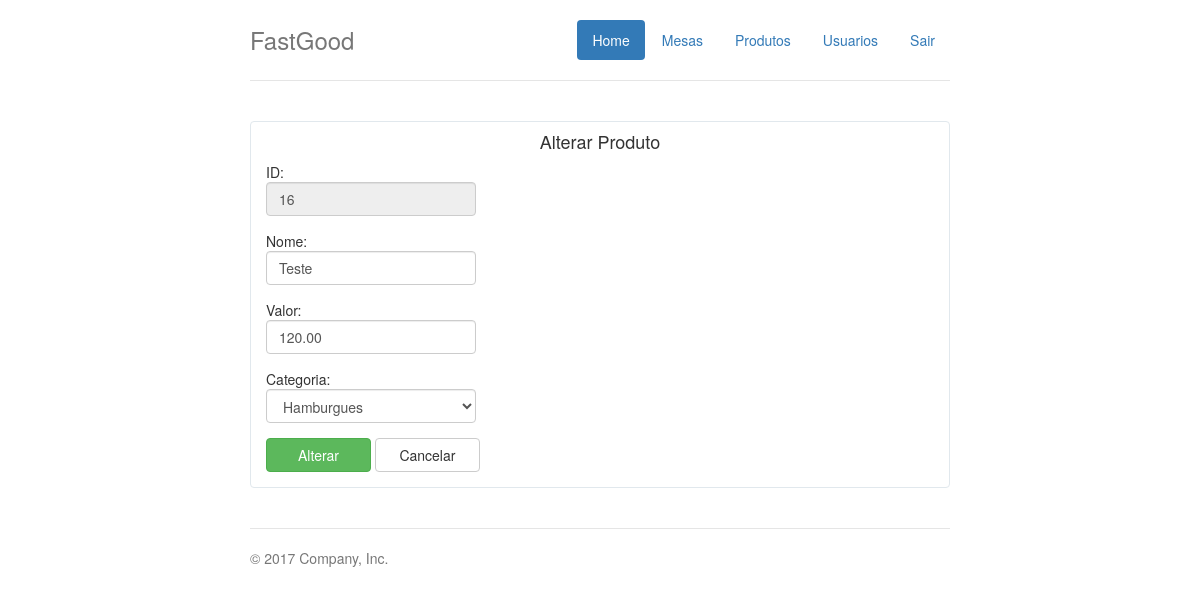
/alterar_produto.php?pro_id=16, run on the app's committed database.
### tables this page shows
CREATE TABLE IF NOT EXISTS `tab_prod` (
  `pro_id` int(11) NOT NULL,
  `pro_nome` varchar(250) NOT NULL,
  `pro_foto` varchar(50) NOT NULL,
  `valor` decimal(10,2) NOT NULL,
  `categoria` varchar(250) NOT NULL,
  `data` date NOT NULL
);

### alterar_produto.php (the view, shortened to what this page needs)
<?php
  require_once 'connect_db.php';
?>
<!DOCTYPE html>
<html>
<head>
  <link href="bootstrap/css/bootstrap.min.css" rel="stylesheet">
  <link href="bootstrap/css/bootstrap.css" rel="stylesheet">
    <link rel="stylesheet" href="css/style.css">
</head>
<body>
<div class="container">
<?php include "menu.php" ?>
  <div class="row marketing" style=" border: 1px solid rgb(225, 232, 237); border-radius: 4px;">
   <h4 class="text-center">Alterar Produto</h4>
    <div class="col-lg-6">
		  <form action="includes/altera_produto.php" enctype="multipart/form-data" method="post" class="form-group">
      <?php
        $pro_id = $_GET['pro_id'];
        $resultado = mysql_query("SELECT * FROM tab_prod where pro_id = $pro_id",$dbconn);
        if ($resultado) {
        while ($row = mysql_fetch_assoc($resultado)) {
          ?>
        ID:
        <div class="form-group">
        <input readonly="true" type="text" class="form-control" style="width:210px;" name="pro_id" value="<?php echo $row['pro_id']?>"/></div>
				Nome:
				<div class="form-group">
				<input type="text" name="pro_nome" class="form-control" style="width:210px;" value="<?php echo $row['pro_nome']?>" required></div>
				Valor:
				<div class="form-group">
				<input type="text" name="valor" class="form-control" style="width:210px;" value="<?php echo $row['valor']?>" required></div>
        Categoria:
        <div class="form-group">
				<select name="categoria" class="form-control"  style="width:210px;" value="<?php echo $row['categoria']?>">
          <option>Hamburgues</option>
				</select></div>
				<input type="submit" class="btn btn-success" style="width:105px;" value="Alterar" name="alterar">
        <input type="button" class="btn btn-default" style="width:105px;" value="Cancelar"
          onclick="window.location='ver_produto.php';" />
        <?php
            }
          }
        ?>
			</form>
        </div>
      </div>
      <footer class="footer">
        <p>&copy; 2017 Company, Inc.</p>
      </footer>
    </div>
</body>
</html>

### css/style.css (style rules this page uses)
body { padding-top: 20px; padding-bottom: 20px; }
.header, .marketing, .footer { padding-right: 15px; padding-left: 15px; }
.footer { padding-top: 19px; color: #777; border-top: 1px solid #e5e5e5; }
@media (min-width: 768px) { .container { max-width: 730px; } }
.marketing { margin: 40px 0; }
@media screen and (min-width: 768px) { .header, .marketing, .footer { padding-right: 0; padding-left: 0; } }

### data on the page
tab_prod: pro_id "16", pro_nome "Teste", valor "120.00", categoria "Hamburgues"
